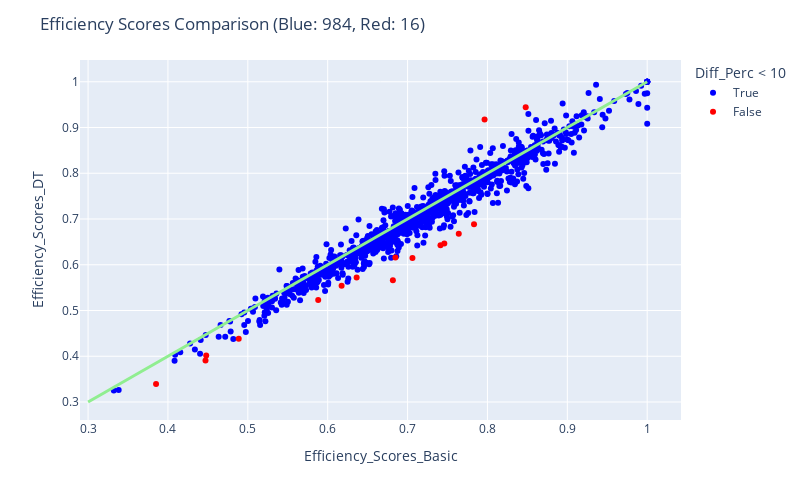

Notebook cell for this chart:
### Code cell
fig = px.scatter(res_dt, x="Efficiency_Scores_Basic", y="Efficiency_Scores_DT", color = "Diff_Perc < 10", color_discrete_map= {True:"blue", False: "red"},
                 hover_data=["Efficiency_Scores_Basic", "Efficiency_Scores_DT", "Diff_Perc"] + [res_dt.index])


fig.add_traces(
    list(px.line(x = np.linspace(0.3, 1, num=2), y = np.linspace(0.3, 1, num=2)).select_traces())
)

fig.update_traces(line_color='lightgreen', line_width=3)

fig.update_layout(
    autosize=False,
    width=800,
    height=500,
    title_text=f"Efficiency Scores Comparison (Blue: {blue}, Red: {red})",
)

fig.show()

### Figure 1 — Plotly figure (JSON) as saved in the notebook; plotly's stock layout.template omitted (floating-point values rounded to 4 significant figures; data arrays with more than 128 entries replaced by an {"elided": "..."} marker saying what was removed)
{"data": [{"customdata": {"elided": "984x2 mixed values"}, "hovertemplate": "Diff_Perc < 10=True<br>Efficiency_Scores_Basic=%{x}<br>Efficiency_Scores_DT=%{y}<br>Diff_Perc=%{customdata[0]}<br>index=%{customdata[1]}<extra></extra>", "legendgroup": "True", "line": {"color": "lightgreen", "width": 3}, "marker": {"color": "blue", "symbol": "circle"}, "mode": "markers", "name": "True", "orientation": "v", "showlegend": true, "type": "scatter", "x": {"elided": "984 float values"}, "xaxis": "x", "y": {"elided": "984 float values"}, "yaxis": "y"}, {"customdata": [[11.88, "DMU 0098"], [10.35, "DMU 0132"], [12.59, "DMU 0135"], [13.29, "DMU 0315"], [12.93, "DMU 0329"], [12.08, "DMU 0400"], [10.22, "DMU 0662"], [16.91, "DMU 0663"], [11.12, "DMU 0682"], [-15.24, "DMU 0750"], [10.03, "DMU 0768"], [10.06, "DMU 0805"], [13.34, "DMU 0844"], [-11.36, "DMU 0898"], [10.32, "DMU 0952"], [12.61, "DMU 0991"]], "hovertemplate": "Diff_Perc < 10=False<br>Efficiency_Scores_Basic=%{x}<br>Efficiency_Scores_DT=%{y}<br>Diff_Perc=%{customdata[0]}<br>index=%{customdata[1]}<extra></extra>", "legendgroup": "False", "line": {"color": "lightgreen", "width": 3}, "marker": {"color": "red", "symbol": "circle"}, "mode": "markers", "name": "False", "orientation": "v", "showlegend": true, "type": "scatter", "x": [0.3851, 0.4886, 0.7641, 0.7412, 0.7061, 0.7832, 0.6174, 0.6816, 0.5881, 0.7964, 0.6848, 0.6362, 0.746, 0.8479, 0.4479, 0.447], "xaxis": "x", "y": [0.3394, 0.438, 0.6678, 0.6426, 0.6148, 0.6886, 0.5543, 0.5663, 0.5227, 0.9177, 0.6161, 0.5722, 0.6464, 0.9442, 0.4017, 0.3907], "yaxis": "y"}, {"hovertemplate": "x=%{x}<br>y=%{y}<extra></extra>", "legendgroup": "", "line": {"color": "lightgreen", "dash": "solid", "width": 3}, "marker": {"symbol": "circle"}, "mode": "lines", "name": "", "orientation": "v", "showlegend": false, "type": "scatter", "x": [0.3, 1], "xaxis": "x", "y": [0.3, 1], "yaxis": "y"}], "layout": {"autosize": false, "height": 500, "legend": {"title": {"text": "Diff_Perc < 10"}, "tracegroupgap": 0}, "margin": {"t": 60}, "title": {"text": "Efficiency Scores Comparison (Blue: 984, Red: 16)"}, "width": 800, "xaxis": {"anchor": "y", "autorange": true, "domain": [0, 1], "range": [0.2898, 1.042], "title": {"text": "Efficiency_Scores_Basic"}, "type": "linear"}, "yaxis": {"anchor": "x", "autorange": true, "domain": [0, 1], "range": [0.2607, 1.048], "title": {"text": "Efficiency_Scores_DT"}, "type": "linear"}}}
